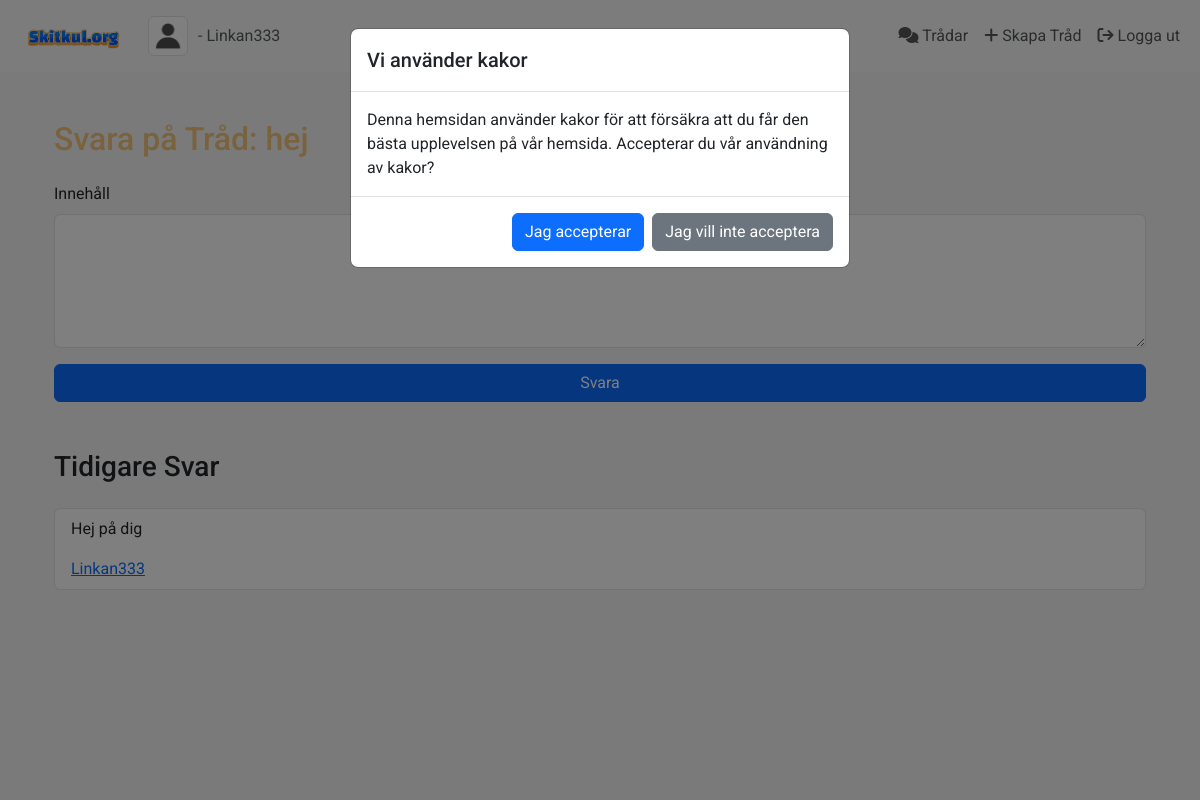
Page /threads/1/reply (signed in) on the committed database.
### app.py (models this page shows, shortened)
class User(db.Model, UserMixin):
    id = db.Column(db.Integer, primary_key=True)
    username = db.Column(db.String(150), nullable=False, unique=True)
    email = db.Column(db.String(150), nullable=False, unique=True)
    password = db.Column(db.String(150), nullable=False)
    profile_picture = db.Column(db.String(150), nullable=True)
    join_date = db.Column(db.DateTime, nullable=False, default=datetime.utcnow)
    is_active = db.Column(db.Boolean, default=False)
    threads = db.relationship('Thread', backref='author', lazy=True)
    is_admin = db.Column(db.Boolean, default=False)
    notifications = db.relationship('Notification', back_populates='user', lazy='dynamic')

class Thread(db.Model):
    id = db.Column(db.Integer, primary_key=True)
    title = db.Column(db.String(150), nullable=False)
    content = db.Column(db.Text, nullable=False)
    author_id = db.Column(db.Integer, db.ForeignKey('user.id'), nullable=False)
    timestamp = db.Column(db.DateTime, default=datetime.utcnow)
    replies = db.relationship('Reply', backref='thread', lazy=True, cascade='all, delete-orphan')

class Reply(db.Model):
    id = db.Column(db.Integer, primary_key=True)
    content = db.Column(db.Text, nullable=False)
    timestamp = db.Column(db.DateTime, default=datetime.utcnow)
    thread_id = db.Column(db.Integer, db.ForeignKey('thread.id'), nullable=False)
    author_id = db.Column(db.Integer, db.ForeignKey('user.id'), nullable=False)
    author = db.relationship('User', backref='replies')

### app.py (the view)
@app.route('/threads/<int:thread_id>/reply', methods=['GET', 'POST'])
@login_required
def reply_thread(thread_id):
    thread = Thread.query.get_or_404(thread_id)
    form = ReplyForm()
    if form.validate_on_submit():
        reply = Reply(content=form.content.data, author=current_user, thread=thread)
        db.session.add(reply)
        db.session.commit()
        flash('Ditt svar har publicerats.', 'success')
        return redirect(url_for('view_thread', thread_id=thread.id))
    return render_template('reply_thread.html', thread=thread, form=form)

### app.py
class ReplyForm(FlaskForm):
    content = TextAreaField('Innehåll', validators=[DataRequired()], render_kw={"rows": 5})
    submit = SubmitField('Svara')

### app.py (called while the page is built)
@login_manager.user_loader
def load_user(user_id):
    return User.query.get(int(user_id))

### templates/reply_thread.html (shortened to what this page needs)
{% extends "layout.html" %}
{% block content %}
<div class="container mt-5">
    <h2 class="mb-4" style="color: rgba(243, 156, 18, 0.55);">Svara på Tråd: {{ thread.title }}</h2>
    <form method="POST" action="{{ url_for('reply_thread', thread_id=thread.id) }}">
        <div class="mb-3">
            {{ form.content.label(class="form-label") }}
            {{ form.content(class="form-control") }}
        </div>
        <div class="d-grid">
            {{ form.submit(class="btn btn-primary") }}
        </div>
    </form>
</div>
<div class="container mt-5">
    <h3 class="mb-4">Tidigare Svar</h3>
    <ul class="list-group">
        {% for reply in thread.replies %}
        <li class="list-group-item">
            <p>{{ reply.content }}</p>
            <a href="{{ url_for('profile', username=reply.author.username) }}">{{ reply.author.username }}</a>
        </li>
        {% else %}
        <p>Inga svar har lagts till ännu...</p>
        {% endfor %}
    </ul>
</div>
{% endblock %}

### templates/layout.html (shortened to what this page needs)
<!DOCTYPE html>
<html lang="en">
<head>
    <link href="https://cdn.jsdelivr.net/npm/bootstrap@5.3.3/dist/css/bootstrap.min.css" rel="stylesheet">
    <link rel="stylesheet" href="https://cdnjs.cloudflare.com/ajax/libs/font-awesome/6.6.0/css/all.min.css" />
    <link rel="stylesheet" href="{{ url_for('static', filename='css/styles.css') }}">
</head>
<body>
<nav class="navbar navbar-expand-lg navbar-light bg-light">
    <div class="container-fluid">
        <a class="navbar-brand" href="/">
            <img src="/static/media/logga.png" alt="Skitkul.org" width="120">
        </a>
        <div class="d-flex align-items-center">
            {% if current_user.is_authenticated %}
                {% set profile_pic = current_user.profile_picture or 'default.png' %}
                <img src="{{ url_for('static', filename='profile_pics/' + profile_pic) }}" alt="Profile Picture" class="img-thumbnail" style="width: 40px; height: 40px; margin-right: 10px;">
                <a class="mb-0 text-muted" style="text-decoration: none;" href="{{ url_for('user_profile', username=current_user.username) }}">
                    - {{ current_user.username }}
                </a>
            {% endif %}
        </div>
        <div class="collapse navbar-collapse justify-content-end" id="navbarNav">
            <ul class="navbar-nav">
                <li class="nav-item">
                    <a class="nav-link" href="/forum"><i class="fas fa-comments"></i> Trådar</a>
                </li>
                {% if current_user.is_authenticated %}
                    <li class="nav-item">
                        <a class="nav-link" href="/threads/new"><i class="fas fa-plus"></i> Skapa Tråd</a>
                    </li>
                    <li class="nav-item">
                        <a class="nav-link" href="/logout"><i class="fa-solid fa-arrow-right-from-bracket"></i> Logga ut</a>
                    </li>
                {% endif %}
            </ul>
        </div>
    </div>
</nav>
<div class="modal fade" id="cookieConsentModal" tabindex="-1" aria-labelledby="cookieConsentModalLabel" aria-hidden="true">
    <div class="modal-dialog">
        <div class="modal-content">
            <div class="modal-header">
                <h5 class="modal-title" id="cookieConsentModalLabel">Vi använder kakor</h5>
            </div>
            <div class="modal-body">
                Denna hemsidan använder kakor för att försäkra att du får den bästa upplevelsen på vår hemsida. Accepterar du vår användning av kakor?
            </div>
            <div class="modal-footer">
                <button type="button" class="btn btn-primary" id="acceptCookies">Jag accepterar</button>
                <button type="button" class="btn btn-secondary" id="declineCookies">Jag vill inte acceptera</button>
            </div>
        </div>
    </div>
</div>
    <div class="container">
        {% block content %}{% endblock %}
    </div>
    </body>
</html>

### static/styles.css (style rules this page uses)
body { font-family: 'Roboto', sans-serif; background: whitesmoke; }
.navbar-brand img { max-height: 50px; }

### rows in the picture
User: username "Linkan333"
Thread: title "hej"
Reply: content "Hej på dig", author.username "Linkan333"
